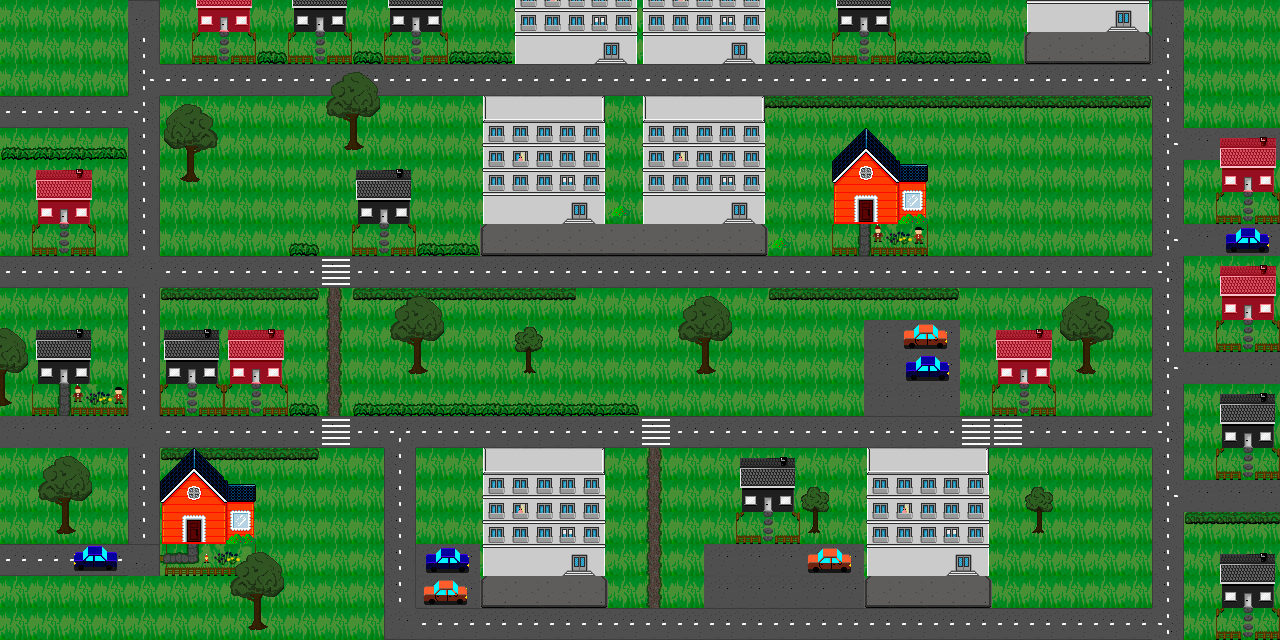

A level layout from a 2D game, rendered from its tile map. Below: a short description, then the map file with tile-grid data replaced by summaries:
An orthogonal 40x20 tile map with 32x32 px tiles, 5 tile layers (ground, bushes, trees, cars, ...).

<map version="1.2" tiledversion="1.3.3" orientation="orthogonal" renderorder="right-down" width="40" height="20" tilewidth="32" tileheight="32" infinite="0" nextlayerid="9" nextobjectid="5">
 <tileset firstgid="1" source="map.tsx" />
 <layer id="1" name="ground" width="40" height="20">
  <data>[800 cells, 800 non-empty, 8 distinct tile ids]</data>
 </layer>
 <layer id="7" name="bushes" width="40" height="20">
  <data>[800 cells, 72 non-empty, 25 distinct tile ids]</data>
 </layer>
 <layer id="2" name="trees" width="40" height="20">
  <data>[800 cells, 45 non-empty, 8 distinct tile ids]</data>
 </layer>
 <layer id="8" name="cars" width="40" height="20">
  <data>[800 cells, 14 non-empty, 6 distinct tile ids]</data>
 </layer>
 <layer id="5" name="talot" width="40" height="20">
  <data>[800 cells, 241 non-empty, 58 distinct tile ids]</data>
 </layer>
</map>